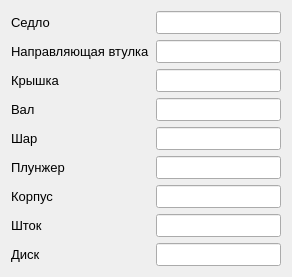
              <widget class="QWidget" name="tab_reportGenerationGeneral_valveMaterials">
               <attribute name="title">
                <string>Материалы деталей</string>
               </attribute>
               <layout class="QFormLayout" name="formLayout">
                <item row="0" column="0">
                 <widget class="QLabel" name="label_materialSaddle">
                  <property name="sizePolicy">
                   <sizepolicy hsizetype="Preferred" vsizetype="Preferred">
                    <horstretch>0</horstretch>
                    <verstretch>0</verstretch>
                   </sizepolicy>
                  </property>
                  <property name="font">
                   <font>
                    <family>Segoe UI</family>
                    <pointsize>10</pointsize>
                   </font>
                  </property>
                  <property name="text">
                   <string>Седло</string>
                  </property>
                 </widget>
                </item>
                <item row="0" column="1">
                 <widget class="QLineEdit" name="lineEdit_materialSaddle">
                  <property name="sizePolicy">
                   <sizepolicy hsizetype="Preferred" vsizetype="Preferred">
                    <horstretch>0</horstretch>
                    <verstretch>0</verstretch>
                   </sizepolicy>
                  </property>
                  <property name="font">
                   <font>
                    <family>Segoe UI</family>
                    <pointsize>10</pointsize>
                   </font>
                  </property>
                  <property name="readOnly">
                   <bool>true</bool>
                  </property>
                  <property name="clearButtonEnabled">
                   <bool>false</bool>
                  </property>
                 </widget>
                </item>
                <item row="1" column="0">
                 <widget class="QLabel" name="label_materialGuideSleeve">
                  <property name="sizePolicy">
                   <sizepolicy hsizetype="Preferred" vsizetype="Preferred">
                    <horstretch>0</horstretch>
                    <verstretch>0</verstretch>
                   </sizepolicy>
                  </property>
                  <property name="font">
                   <font>
                    <family>Segoe UI</family>
                    <pointsize>10</pointsize>
                   </font>
                  </property>
                  <property name="text">
                   <string>Направляющая втулка</string>
                  </property>
                 </widget>
                </item>
                <item row="1" column="1">
                 <widget class="QLineEdit" name="lineEdit_materialGuideSleeve">
                  <property name="sizePolicy">
                   <sizepolicy hsizetype="Preferred" vsizetype="Preferred">
                    <horstretch>0</horstretch>
                    <verstretch>0</verstretch>
                   </sizepolicy>
                  </property>
                  <property name="font">
                   <font>
                    <family>Segoe UI</family>
                    <pointsize>10</pointsize>
                   </font>
                  </property>
                  <property name="readOnly">
                   <bool>true</bool>
                  </property>
                  <property name="clearButtonEnabled">
                   <bool>false</bool>
                  </property>
                 </widget>
                </item>
                <item row="2" column="0">
                 <widget class="QLabel" name="label_materialCap">
                  <property name="sizePolicy">
                   <sizepolicy hsizetype="Preferred" vsizetype="Preferred">
                    <horstretch>0</horstretch>
                    <verstretch>0</verstretch>
                   </sizepolicy>
                  </property>
                  <property name="font">
                   <font>
                    <family>Segoe UI</family>
                    <pointsize>10</pointsize>
                   </font>
                  </property>
                  <property name="text">
                   <string>Крышка</string>
                  </property>
                 </widget>
                </item>
                <item row="2" column="1">
                 <widget class="QLineEdit" name="lineEdit_materialCap">
                  <property name="sizePolicy">
                   <sizepolicy hsizetype="Preferred" vsizetype="Preferred">
                    <horstretch>0</horstretch>
                    <verstretch>0</verstretch>
                   </sizepolicy>
                  </property>
                  <property name="font">
                   <font>
                    <family>Segoe UI</family>
                    <pointsize>10</pointsize>
                   </font>
                  </property>
                  <property name="readOnly">
                   <bool>true</bool>
                  </property>
                  <property name="clearButtonEnabled">
                   <bool>false</bool>
                  </property>
                 </widget>
                </item>
                <item row="3" column="0">
                 <widget class="QLabel" name="label_materialShaft">
                  <property name="sizePolicy">
                   <sizepolicy hsizetype="Preferred" vsizetype="Preferred">
                    <horstretch>0</horstretch>
                    <verstretch>0</verstretch>
                   </sizepolicy>
                  </property>
                  <property name="font">
                   <font>
                    <family>Segoe UI</family>
                    <pointsize>10</pointsize>
                   </font>
                  </property>
                  <property name="text">
                   <string>Вал</string>
                  </property>
                 </widget>
                </item>
                <item row="3" column="1">
                 <widget class="QLineEdit" name="lineEdit_materialShaft">
                  <property name="sizePolicy">
                   <sizepolicy hsizetype="Preferred" vsizetype="Preferred">
                    <horstretch>0</horstretch>
                    <verstretch>0</verstretch>
                   </sizepolicy>
                  </property>
                  <property name="font">
                   <font>
                    <family>Segoe UI</family>
                    <pointsize>10</pointsize>
                   </font>
                  </property>
                  <property name="readOnly">
                   <bool>true</bool>
                  </property>
                  <property name="clearButtonEnabled">
                   <bool>false</bool>
                  </property>
                 </widget>
                </item>
                <item row="4" column="0">
                 <widget class="QLabel" name="label_materialBall">
                  <property name="sizePolicy">
                   <sizepolicy hsizetype="Preferred" vsizetype="Preferred">
                    <horstretch>0</horstretch>
                    <verstretch>0</verstretch>
                   </sizepolicy>
                  </property>
                  <property name="font">
                   <font>
                    <family>Segoe UI</family>
                    <pointsize>10</pointsize>
                   </font>
                  </property>
                  <property name="text">
                   <string>Шар</string>
                  </property>
                 </widget>
                </item>
                <item row="4" column="1">
                 <widget class="QLineEdit" name="lineEdit_materialBall">
                  <property name="sizePolicy">
                   <sizepolicy hsizetype="Preferred" vsizetype="Preferred">
                    <horstretch>0</horstretch>
                    <verstretch>0</verstretch>
                   </sizepolicy>
                  </property>
                  <property name="font">
                   <font>
                    <family>Segoe UI</family>
                    <pointsize>10</pointsize>
                   </font>
                  </property>
                  <property name="readOnly">
                   <bool>true</bool>
                  </property>
                  <property name="clearButtonEnabled">
                   <bool>false</bool>
                  </property>
                 </widget>
                </item>
                <item row="5" column="0">
                 <widget class="QLabel" name="label_materialPlunger">
                  <property name="sizePolicy">
                   <sizepolicy hsizetype="Preferred" vsizetype="Preferred">
                    <horstretch>0</horstretch>
                    <verstretch>0</verstretch>
                   </sizepolicy>
                  </property>
                  <property name="font">
                   <font>
                    <family>Segoe UI</family>
                    <pointsize>10</pointsize>
                   </font>
                  </property>
                  <property name="text">
                   <string>Плунжер</string>
                  </property>
                 </widget>
                </item>
                <item row="5" column="1">
                 <widget class="QLineEdit" name="lineEdit_materialPlunger">
                  <property name="sizePolicy">
                   <sizepolicy hsizetype="Preferred" vsizetype="Preferred">
                    <horstretch>0</horstretch>
                    <verstretch>0</verstretch>
                   </sizepolicy>
                  </property>
                  <property name="font">
                   <font>
                    <family>Segoe UI</family>
                    <pointsize>10</pointsize>
                   </font>
                  </property>
                  <property name="readOnly">
                   <bool>true</bool>
                  </property>
                  <property name="clearButtonEnabled">
                   <bool>false</bool>
                  </property>
                 </widget>
                </item>
                <item row="6" column="0">
                 <widget class="QLabel" name="label_materialCorpus">
                  <property name="sizePolicy">
                   <sizepolicy hsizetype="Preferred" vsizetype="Preferred">
                    <horstretch>0</horstretch>
                    <verstretch>0</verstretch>
                   </sizepolicy>
                  </property>
                  <property name="font">
                   <font>
                    <family>Segoe UI</family>
                    <pointsize>10</pointsize>
                   </font>
                  </property>
                  <property name="text">
                   <string>Корпус</string>
                  </property>
                 </widget>
                </item>
                <item row="6" column="1">
                 <widget class="QLineEdit" name="lineEdit_materialCorpus">
                  <property name="sizePolicy">
                   <sizepolicy hsizetype="Preferred" vsizetype="Preferred">
                    <horstretch>0</horstretch>
                    <verstretch>0</verstretch>
                   </sizepolicy>
                  </property>
                  <property name="font">
                   <font>
                    <family>Segoe UI</family>
                    <pointsize>10</pointsize>
                   </font>
                  </property>
                  <property name="readOnly">
                   <bool>true</bool>
                  </property>
                  <property name="clearButtonEnabled">
                   <bool>false</bool>
                  </property>
                 </widget>
                </item>
                <item row="7" column="0">
                 <widget class="QLabel" name="label_materialStock">
                  <property name="sizePolicy">
                   <sizepolicy hsizetype="Preferred" vsizetype="Preferred">
                    <horstretch>0</horstretch>
                    <verstretch>0</verstretch>
                   </sizepolicy>
                  </property>
                  <property name="font">
                   <font>
                    <family>Segoe UI</family>
                    <pointsize>10</pointsize>
                   </font>
                  </property>
                  <property name="text">
                   <string>Шток</string>
                  </property>
                 </widget>
                </item>
                <item row="7" column="1">
                 <widget class="QLineEdit" name="lineEdit_materialStock">
                  <property name="sizePolicy">
                   <sizepolicy hsizetype="Preferred" vsizetype="Preferred">
                    <horstretch>0</horstretch>
                    <verstretch>0</verstretch>
                   </sizepolicy>
                  </property>
                  <property name="font">
                   <font>
                    <family>Segoe UI</family>
                    <pointsize>10</pointsize>
                   </font>
                  </property>
                  <property name="readOnly">
                   <bool>true</bool>
                  </property>
                  <property name="clearButtonEnabled">
                   <bool>false</bool>
                  </property>
                 </widget>
                </item>
                <item row="8" column="0">
                 <widget class="QLabel" name="label_materialDisk">
                  <property name="sizePolicy">
                   <sizepolicy hsizetype="Preferred" vsizetype="Preferred">
                    <horstretch>0</horstretch>
                    <verstretch>0</verstretch>
                   </sizepolicy>
                  </property>
                  <property name="font">
                   <font>
                    <family>Segoe UI</family>
                    <pointsize>10</pointsize>
                   </font>
                  </property>
                  <property name="text">
                   <string>Диск</string>
                  </property>
                 </widget>
                </item>
                <item row="8" column="1">
                 <widget class="QLineEdit" name="lineEdit_materialDisk">
                  <property name="sizePolicy">
                   <sizepolicy hsizetype="Preferred" vsizetype="Preferred">
                    <horstretch>0</horstretch>
                    <verstretch>0</verstretch>
                   </sizepolicy>
                  </property>
                  <property name="font">
                   <font>
                    <family>Segoe UI</family>
                    <pointsize>10</pointsize>
                   </font>
                  </property>
                  <property name="readOnly">
                   <bool>true</bool>
                  </property>
                  <property name="clearButtonEnabled">
                   <bool>false</bool>
                  </property>
                 </widget>
                </item>
               </layout>
              </widget>
